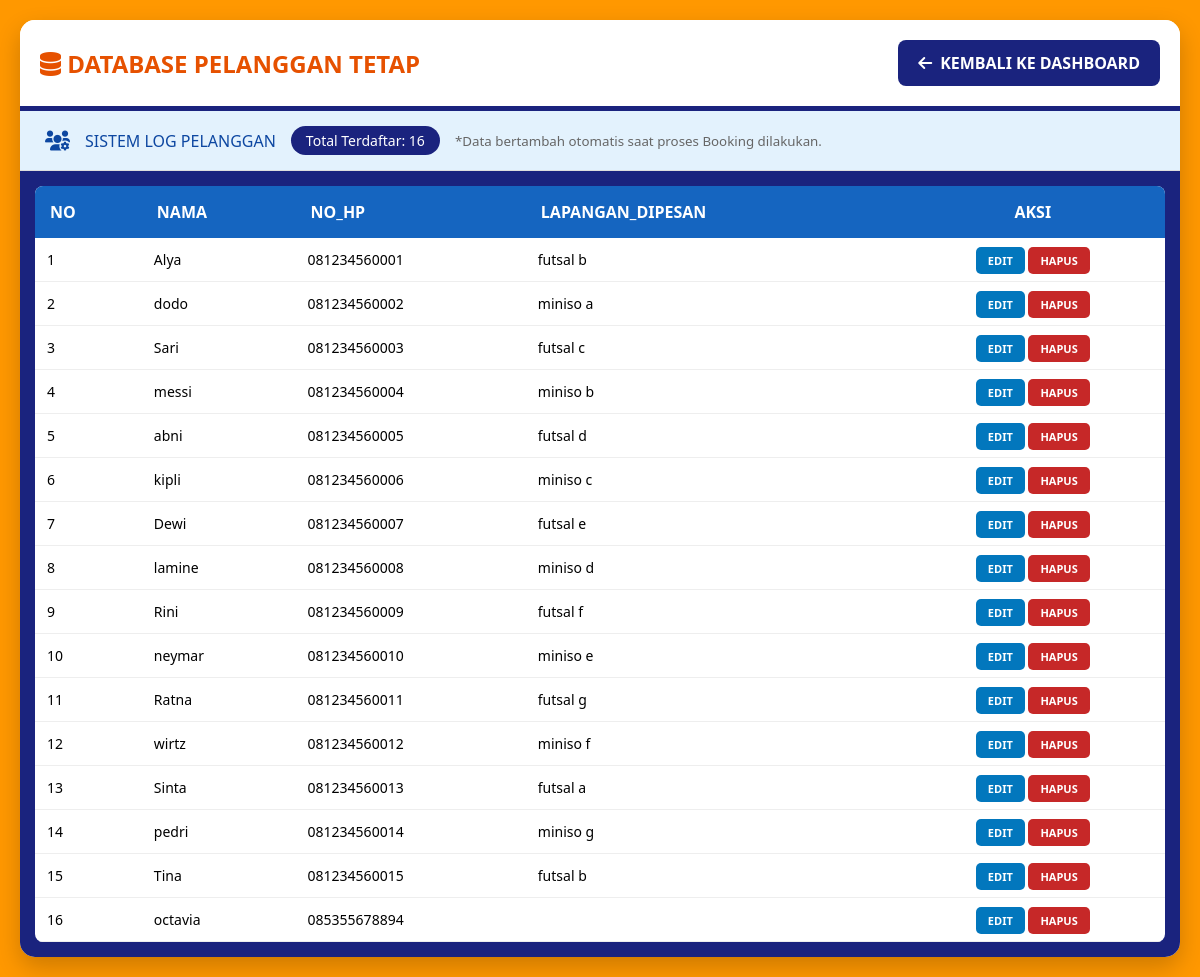
The page /master/pelanggan.php on the database its author committed.
### tables this page shows
CREATE TABLE `pelanggan` (
  `No` int(11) NOT NULL,
  `nama` varchar(100) DEFAULT NULL,
  `no_hp` varchar(20) DEFAULT NULL,
  `lapangan_dipesan` varchar(100) DEFAULT NULL
);

### master/pelanggan.php (the view, shortened to what this page needs)
<?php
$koneksi = mysqli_connect("localhost", "root", "", "db_futsal");
$cek = mysqli_query($koneksi, "SELECT * FROM pelanggan LIMIT 1");
$info = mysqli_fetch_field($cek);
$pk = $info->name;
$hitung = mysqli_query($koneksi, "SELECT * FROM pelanggan");
$total_pelanggan = mysqli_num_rows($hitung);
?>
<!DOCTYPE html>
<html>
<head>
    <link rel="stylesheet" href="https://cdnjs.cloudflare.com/ajax/libs/font-awesome/6.0.0/css/all.min.css">
</head>
<body>
<div class="card">
    <div class="header">
        <h2 style="margin:0; color:#e65100;"><i class="fas fa-database"></i> DATABASE PELANGGAN TETAP</h2>
        <a href="../index.php" class="btn-back"><i class="fas fa-arrow-left"></i> KEMBALI KE DASHBOARD</a>
    </div>
    <div class="stats-bar">
        <i class="fas fa-users-cog fa-lg"></i>
        <span>SISTEM LOG PELANGGAN</span>
        <span class="counter">Total Terdaftar: <?php echo $total_pelanggan; ?></span>
        <small style="color: #666;">*Data bertambah otomatis saat proses Booking dilakukan.</small>
    </div>
    <div class="table-area">
        <table>
            <thead>
                <tr>
                    <?php
                    $fields = mysqli_fetch_fields($cek);
                    foreach($fields as $f) { echo "<th>".strtoupper($f->name)."</th>"; }
                    ?>
                    <th style="text-align:center;">AKSI</th>
                </tr>
            </thead>
            <tbody>
                <?php
                $res = mysqli_query($koneksi, "SELECT * FROM pelanggan");
                while($row = mysqli_fetch_assoc($res)){
                    echo "<tr>";
                    foreach($fields as $f) { echo "<td>".$row[$f->name]."</td>"; }
                    ?>
                    <td align="center">
                        <a href="?edit=<?php echo $row[$pk]; ?>" class="btn-aksi" style="background:#0277bd;">EDIT</a>
                        <a href="?hapus=<?php echo $row[$pk]; ?>" class="btn-aksi" style="background:#c62828;" onclick="return confirm('Hapus data pelanggan?')">HAPUS</a>
                    </td>
                    <?php echo "</tr>";
                } ?>
            </tbody>
        </table>
    </div>
</div>
</body>
</html>

### master/pelanggan.php (style rules this page uses)
body { font-family: 'Segoe UI', sans-serif; background: #ff9800; margin: 0; padding: 20px; }
.card { background: white; border-radius: 15px; overflow: hidden; max-width: 1200px; margin: auto; box-shadow: 0 10px 25px rgba(0,0,0,0.2); }
.header { padding: 20px; background: #fff; border-bottom: 5px solid #1a237e; display: flex; justify-content: space-between; align-items: center; }
.btn-back { background: #1a237e; color: white; padding: 12px 20px; border-radius: 8px; text-decoration: none; font-weight: bold; display: flex; align-items: center; gap: 8px; }
.stats-bar { background: #e3f2fd; padding: 15px 25px; border-bottom: 1px solid #ddd; display: flex; align-items: center; gap: 15px; color: #0d47a1; }
.counter { background: #1a237e; color: white; padding: 5px 15px; border-radius: 20px; font-size: 14px; }
.table-area { background: #1a237e; padding: 15px; }
table { width: 100%; border-collapse: collapse; background: white; border-radius: 8px; overflow: hidden; }
th { background: #1565c0; color: white; padding: 15px; text-align: left; }
td { padding: 12px; border-bottom: 1px solid #eee; font-size: 14px; }
.btn-aksi { padding: 6px 12px; border-radius: 5px; text-decoration: none; color: white; font-size: 11px; font-weight: bold; }

### rows shown on the page
pelanggan: No "1", nama "Alya", no_hp "081234560001", lapangan_dipesan "futsal b"
pelanggan: No "2", nama "dodo", no_hp "081234560002", lapangan_dipesan "miniso a"
pelanggan: No "3", nama "Sari", no_hp "081234560003", lapangan_dipesan "futsal c"
pelanggan: No "4", nama "messi", no_hp "081234560004", lapangan_dipesan "miniso b"
pelanggan: No "5", nama "abni", no_hp "081234560005", lapangan_dipesan "futsal d"
pelanggan: No "6", nama "kipli", no_hp "081234560006", lapangan_dipesan "miniso c"
pelanggan: No "7", nama "Dewi", no_hp "081234560007", lapangan_dipesan "futsal e"
pelanggan: No "8", nama "lamine", no_hp "081234560008", lapangan_dipesan "miniso d"
pelanggan: No "9", nama "Rini", no_hp "081234560009", lapangan_dipesan "futsal f"
pelanggan: No "10", nama "neymar", no_hp "081234560010", lapangan_dipesan "miniso e"
pelanggan: No "11", nama "Ratna", no_hp "081234560011", lapangan_dipesan "futsal g"
pelanggan: No "12", nama "wirtz", no_hp "081234560012", lapangan_dipesan "miniso f"
pelanggan: No "13", nama "Sinta", no_hp "081234560013", lapangan_dipesan "futsal a"
pelanggan: No "14", nama "pedri", no_hp "081234560014", lapangan_dipesan "miniso g"
pelanggan: No "15", nama "Tina", no_hp "081234560015", lapangan_dipesan "futsal b"
pelanggan: No "16", nama "octavia", no_hp "085355678894"

### other values the page prints
$total_pelanggan "16"
$f->name "NO"
$f->name "NAMA"
$f->name "NO_HP"
$f->name "LAPANGAN_DIPESAN"
